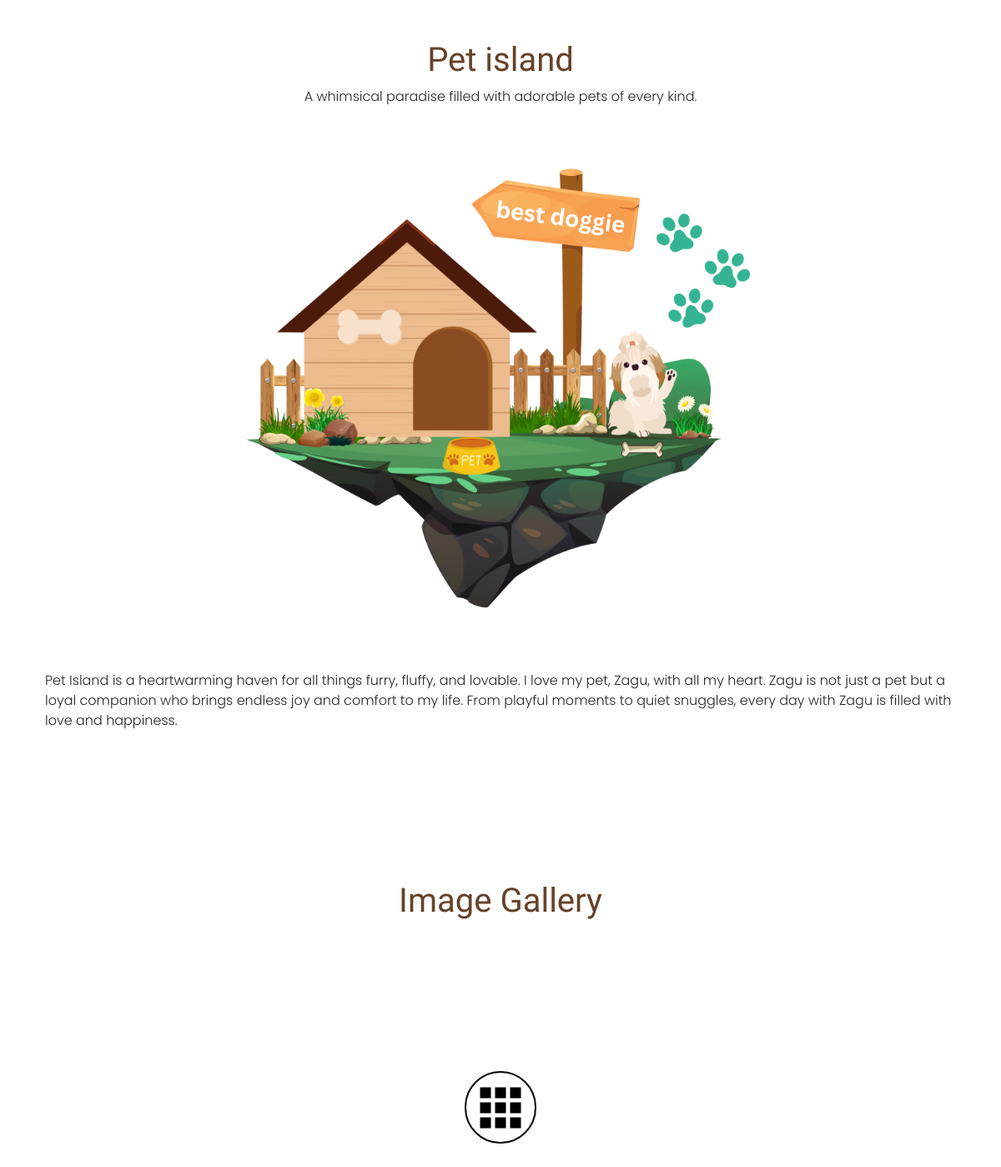
The app's page /details.php?islandID=2 with its own data.
### tables this page shows
CREATE TABLE `islandsofpersonality` (
  `islandOfPersonalityID` int(4) NOT NULL,
  `name` varchar(40) NOT NULL,
  `shortDescription` varchar(300) DEFAULT NULL,
  `longDescription` varchar(900) DEFAULT NULL,
  `color` varchar(10) DEFAULT NULL,
  `image` varchar(50) DEFAULT NULL,
  `status` varchar(10) DEFAULT NULL
);

CREATE TABLE `islandcontents` (
  `islandContentID` int(4) NOT NULL,
  `islandOfPersonalityID` int(4) NOT NULL,
  `image` varchar(50) DEFAULT NULL,
  `content` varchar(300) NOT NULL,
  `color` varchar(10) DEFAULT NULL
);

### details.php (the view, shortened to what this page needs)
<?php
include 'db_connect.php';
if (isset($_GET['islandID'])) {
    $islandID = intval($_GET['islandID']);
} else {
    die("No ID provided.");
}
$query = "
    SELECT isp.name, isp.shortDescription, isp.longDescription, isp.image, isp.color
    FROM islandsofpersonality isp
    WHERE isp.islandOfPersonalityID = ?
";
$stmt = $mysqli->prepare($query);
$stmt->bind_param("i", $islandID);
$stmt->execute();
$result = $stmt->get_result();
if ($result && $result->num_rows > 0) {
    $row = $result->fetch_assoc();
} else {
    die("Island not found.");
}
$contentQuery = "
    SELECT image, content, color
    FROM islandcontents
    WHERE islandOfPersonalityID = ?
";
$contentStmt = $mysqli->prepare($contentQuery);
$contentStmt->bind_param("i", $islandID);
$contentStmt->execute();
$contentResult = $contentStmt->get_result();
?>
<!DOCTYPE html>
<html lang="en">
<?php include 'header.php'; ?>
<body bg-light>
    <section id="island-details">
        <div class="container mt-5">
            <div class="text-center mb-4">
                <h1 class="rammetto-one-regular" style="color: <?php echo htmlspecialchars($row['color']); ?>;">
                    <?php echo htmlspecialchars($row['name']); ?>
                </h1>
                <p class="poppins-light font-16"><?php echo htmlspecialchars($row['shortDescription']); ?></p>
            </div>
            <div class="text-center mb-4">
                <img
                    src="img/<?php echo htmlspecialchars($row['image']); ?>"
                    alt="<?php echo htmlspecialchars($row['name']); ?>"
                    class="img-fluid floating"
                    style="max-height: 700px;">
            </div>
            <div class="container mt-3">
                <p class="poppins-light font-16"><?php echo nl2br(htmlspecialchars($row['longDescription'])); ?></p>
            </div>
        </div>
    </section>
    <section class="photoBox">
    <h1 class="text-center mb-4 rammetto-one-regular" style="color: <?php echo htmlspecialchars($row['color']); ?>;">Image Gallery</h1>
    <div class="gallery">
      <input type="checkbox">
      <?php if ($contentResult && $contentResult->num_rows > 0): ?>
            <?php while ($contentRow = $contentResult->fetch_assoc()): ?>
                <img
                    src="img/<?php echo htmlspecialchars($contentRow['image']); ?>"
                    alt="<?php echo htmlspecialchars($contentRow['content']); ?>"
                    >
            <?php endwhile; ?>
        <?php else: ?>
            <p>No images available for this island.</p>
        <?php endif; ?>
    </div>
  </section>
</body>
</html>

### header.php (style rules this page uses)
.rammetto-one-regular { font-family: "Rammetto One", sans-serif; font-weight: 400; font-style: normal; }
.poppins-light { font-family: "Poppins", sans-serif; font-weight: 300; font-style: normal; }
.floating { width: auto; height: auto; border-radius: 10px; animation: float 3s ease-in-out infinite; }
.gallery { --s: 130px; display: grid; grid-template-columns: repeat(3, auto); gap: 5px; position: relative; }
.gallery input { position: absolute; border: 2px solid #000; border-radius: 50%; inset: calc(50% - var(--s)/3); cursor: pointer; --g: linear-gradient(#000 0 0) no-repeat; background: var(--g) 50%/var(--b, 0%) 3px, var(--g) 50%/3px var(--b, 0%); transition: 1.5s; -webkit-appearance: none; -moz-appearance: none; appearance: none; }
.gallery > img { width: var(--s); aspect-ratio: 1; object-fit: cover; transform: scale(.1); filter: brightness(0); pointer-events: none; transform-origin: var(--x) var(--y); transition: 1s calc((var(--i) - 1)*.1s); }
.gallery > img:nth-of-type(1) { --i:1;--x: 150%;--y:150%; }
.gallery > img:nth-of-type(2) { --i:2;--x: 50%;--y:150%; }
.gallery > img:nth-of-type(3) { --i:3;--x: -50%;--y:150%; }
.gallery > img:nth-of-type(4) { --i:4;--x: 150%;--y:50%; }
.gallery > img:nth-of-type(5) { --i:5 }
.gallery > img:nth-of-type(6) { --i:6;--x: -50%;--y:50%; }
.gallery > img:nth-of-type(7) { --i:7;--x: 150%;--y:-50%; }
.gallery > img:nth-of-type(8) { --i:8;--x: 50%;--y:-50%; }
.gallery > img:nth-of-type(9) { --i:9;--x: -50%;--y:-50%; }
.photoBox { margin: 0; min-height: 100vh; display: grid; place-content: center; }

### records on screen
islandsofpersonality: name "Pet island", shortDescription "A whimsical paradise filled with adorable pets of every kind.", image (picture), longDescription "Pet Island is a heartwarming haven for all things furry, fluffy, and lovable. I love my pet, Zagu, with all my heart. Zagu is not just a pet but a loyal companion who brings endless joy and comfort to my life. From playful moments to quiet snuggles, every day with Zagu is filled with love and happiness."
islandcontents: image (picture)
islandcontents: image (picture)
islandcontents: image (picture)
islandcontents: image (picture)
islandcontents: image (picture)
islandcontents: image (picture)
islandcontents: image (picture)
islandcontents: image (picture)
islandcontents: image (picture)
